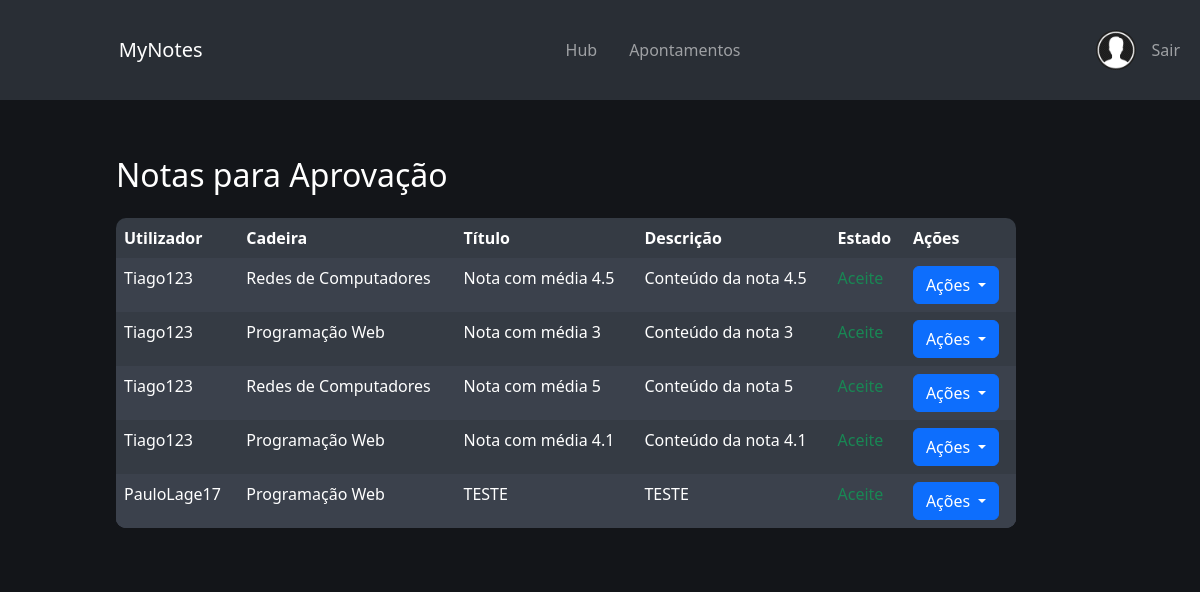
Page /aprovar_notas.php (signed in) on the committed database.
### tables this page shows
CREATE TABLE `notes` (
  `id` int(11) NOT NULL,
  `user_id` int(11) NOT NULL,
  `id_cadeira` int(11) DEFAULT NULL,
  `escola` int(11) DEFAULT NULL,
  `title` varchar(255) NOT NULL,
  `content` text NOT NULL,
  `private_status` tinyint(2) NOT NULL DEFAULT 1,
  `created_at` timestamp NOT NULL DEFAULT current_timestamp(),
  `updated_at` timestamp NOT NULL DEFAULT current_timestamp() ON UPDATE current_timestamp()
);

CREATE TABLE `userdata` (
  `id` int(11) NOT NULL,
  `username` varchar(20) NOT NULL,
  `email` varchar(100) NOT NULL,
  `password` varchar(255) NOT NULL,
  `aprovado` tinyint(1) NOT NULL DEFAULT 0,
  `admin` tinyint(2) NOT NULL DEFAULT 0,
  `escola` int(11) DEFAULT NULL
);

CREATE TABLE `cadeiras` (
  `id` int(11) NOT NULL,
  `nome` varchar(100) NOT NULL,
  `escola_id` int(11) NOT NULL
);

### aprovar_notas.php (the view, shortened to what this page needs)
<?php
require_once "config.php";
$sql = "SELECT notes.id, notes.title, notes.content, notes.private_status,
               userdata.username, cadeiras.nome AS cadeira_nome
        FROM notes
        JOIN userdata ON notes.user_id = userdata.id
        LEFT JOIN cadeiras ON notes.id_cadeira = cadeiras.id
        WHERE notes.private_status IN (0,2)
        ORDER BY notes.private_status DESC, notes.id DESC";
$stmt = $conn->prepare($sql);
$stmt->execute();
$notas = $stmt->fetchAll(PDO::FETCH_ASSOC);
?>
<!DOCTYPE html>
<html lang="pt">
<head>
    <link href="https://cdn.jsdelivr.net/npm/bootstrap@5.3.0/dist/css/bootstrap.min.css" rel="stylesheet">
    <link rel="stylesheet" href="styles.css">
</head>
<body>
    <nav class="navbar navbar-expand-lg navbar-dark navbar-custom" style="height: 100px;">
        <div class="container-fluid d-flex justify-content-between align-items-center">
            <div class="d-flex align-items-center flex-grow-1" style="min-width:180px; margin-left: 5%;">
                <a class="navbar-brand" href="index.php" style="margin-left: 3rem;">MyNotes</a>
            </div>
            <div class="d-flex justify-content-center flex-grow-1">
                <ul class="navbar-nav align-items-center gap-3">
                    <li class="nav-item">
                        <a class="nav-link" href="index.php">Hub</a>
                    </li>
                    <li class="nav-item">
                        <a class="nav-link" href="apontamentos.php">Apontamentos</a>
                    </li>
                </ul>
            </div>
            <div class="d-flex align-items-center flex-grow-1 justify-content-end" style="min-width:180px;">
                <ul class="navbar-nav align-items-center">
                    <li class="nav-item">
                        <a class="nav-link" href="perfil.php">
                            <img src="./img/avatar.png" class="rounded-circle" style="width: 40px; border: none;"
                                alt="Avatar" />
                        </a>
                    </li>
                    <?php if (isset($_SESSION["user_id"])): ?>
                        <li class="nav-item">
                            <a class="nav-link" href="logout.php">Sair</a>
                        </li>
                    <?php else: ?>
                        <li class="nav-item">
                            <a class="nav-link" href="login.php">Login</a>
                        </li>
                    <?php endif; ?>
                </ul>
            </div>
        </div>
    </nav>
    <div class="content container" style="margin-top: 3%;margin-left:8%;">
        <h2 class="mb-4" style="color: white;">Notas para Aprovação</h2>
        <table class="table table-striped" style="background-color: #353b44; color: #fff;">
            <thead class="table-dark">
                <tr>
                    <th>Utilizador</th>
                    <th>Cadeira</th>
                    <th>Título</th>
                    <th>Descrição</th>
                    <th>Estado</th>
                    <th>Ações</th>
                </tr>
            </thead>
            <tbody style="background-color: #353b44; color: #fff;">
                <?php foreach ($notas as $nota): ?>
                    <tr>
                        <td><?= htmlspecialchars($nota['username']) ?></td>
                        <td><?= htmlspecialchars($nota['cadeira_nome'] ?? '—') ?></td>
                        <td><?= htmlspecialchars($nota['title']) ?></td>
                        <td><?= nl2br(htmlspecialchars($nota['content'])) ?></td>
                        <td>
                            <?php
                            if ($nota['private_status'] == 2) {
                                echo '<span class="text-warning">A aguardar aprovação</span>';
                            } elseif ($nota['private_status'] == 0) {
                                echo '<span class="text-success">Aceite</span>';
                            }
                            ?>
                        </td>
                        <td>
                            <div class="dropdown">
                                <button class="btn btn-primary dropdown-toggle" type="button" data-bs-toggle="dropdown">
                                    Ações
                                </button>
                            </div>
                        </td>
                    </tr>
                <?php endforeach; ?>
            </tbody>
        </table>
    </div>
</body>
</html>

### styles.css (style rules this page uses)
body { background-color: #131519 !important; }
.navbar-custom { background-color: #292E35 !important; }
.content { margin-left: 260px; padding: 20px; max-width: calc(100% - 260px); background-color: #131519; }
.table-striped>tbody>tr:nth-of-type(odd)>td, .table-striped>tbody>tr:nth-of-type(even)>td { background-color: inherit !important; color: #fff !important; }
.table-striped>tbody>tr:nth-of-type(odd) { background-color: #3e4450 !important; }
.table-striped>tbody>tr:nth-of-type(even) { background-color: #353b44 !important; }
.table td, .table th { color: #fff !important; background-color: transparent !important; border: none !important; }
.table { border-radius: 10px; overflow: hidden; }
::placeholder { color: #fff !important; opacity: 0.4 !important; }

### rows in the picture
notes: user.username "Tiago123", id_cadeira.nome "Redes de Computadores", title "Nota com média 4.5", content "Conteúdo da nota 4.5", private_status "Aceite"
notes: user.username "Tiago123", id_cadeira.nome "Programação Web", title "Nota com média 3", content "Conteúdo da nota 3", private_status "Aceite"
notes: user.username "Tiago123", id_cadeira.nome "Redes de Computadores", title "Nota com média 5", content "Conteúdo da nota 5", private_status "Aceite"
notes: user.username "Tiago123", id_cadeira.nome "Programação Web", title "Nota com média 4.1", content "Conteúdo da nota 4.1", private_status "Aceite"
notes: user.username "PauloLage17", id_cadeira.nome "Programação Web", title "TESTE", content "TESTE", private_status "Aceite"
